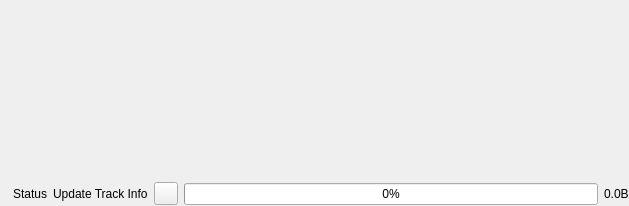
<?xml version="1.0" encoding="UTF-8"?>
<ui version="4.0">
 <class>Form</class>
 <widget class="QWidget" name="Form">
  <property name="geometry">
   <rect>
    <x>0</x>
    <y>0</y>
    <width>629</width>
    <height>206</height>
   </rect>
  </property>
  <property name="locale">
   <locale language="English" country="UnitedStates"/>
  </property>
  <layout class="QVBoxLayout" name="FormLayout">
   <property name="leftMargin">
    <number>0</number>
   </property>
   <property name="topMargin">
    <number>0</number>
   </property>
   <property name="rightMargin">
    <number>0</number>
   </property>
   <property name="bottomMargin">
    <number>0</number>
   </property>
   <item>
    <widget class="QWidget" name="downloadInfoView" native="true">
     <property name="minimumSize">
      <size>
       <width>629</width>
       <height>176</height>
      </size>
     </property>
    </widget>
   </item>
   <item>
    <widget class="QWidget" name="statusArea" native="true">
     <layout class="QHBoxLayout" name="statusAreaLayout">
      <property name="leftMargin">
       <number>0</number>
      </property>
      <property name="topMargin">
       <number>0</number>
      </property>
      <property name="rightMargin">
       <number>0</number>
      </property>
      <property name="bottomMargin">
       <number>0</number>
      </property>
      <item>
       <widget class="QLabel" name="alertIcon">
        <property name="sizePolicy">
         <sizepolicy hsizetype="Fixed" vsizetype="Fixed">
          <horstretch>0</horstretch>
          <verstretch>0</verstretch>
         </sizepolicy>
        </property>
        <property name="pixmap">
         <pixmap>../icons/light/alert_red.svg</pixmap>
        </property>
        <property name="scaledContents">
         <bool>true</bool>
        </property>
        <property name="alignment">
         <set>Qt::AlignCenter</set>
        </property>
       </widget>
      </item>
      <item>
       <widget class="QLabel" name="status">
        <property name="text">
         <string>Status</string>
        </property>
       </widget>
      </item>
      <item>
       <widget class="QLabel" name="updateTrackInfo">
        <property name="text">
         <string>Update Track Info</string>
        </property>
       </widget>
      </item>
      <item>
       <widget class="QToolButton" name="statusInfoButton">
        <property name="toolTip">
         <string>Information</string>
        </property>
        <property name="icon">
         <iconset>
          <normaloff>../icons/light/help.svg</normaloff>../icons/light/help.svg</iconset>
        </property>
       </widget>
      </item>
      <item>
       <widget class="QProgressBar" name="progressBar">
        <property name="value">
         <number>0</number>
        </property>
       </widget>
      </item>
      <item>
       <widget class="QLabel" name="fileSize">
        <property name="text">
         <string>0.0B</string>
        </property>
       </widget>
      </item>
     </layout>
    </widget>
   </item>
  </layout>
 </widget>
 <resources/>
 <connections/>
</ui>
